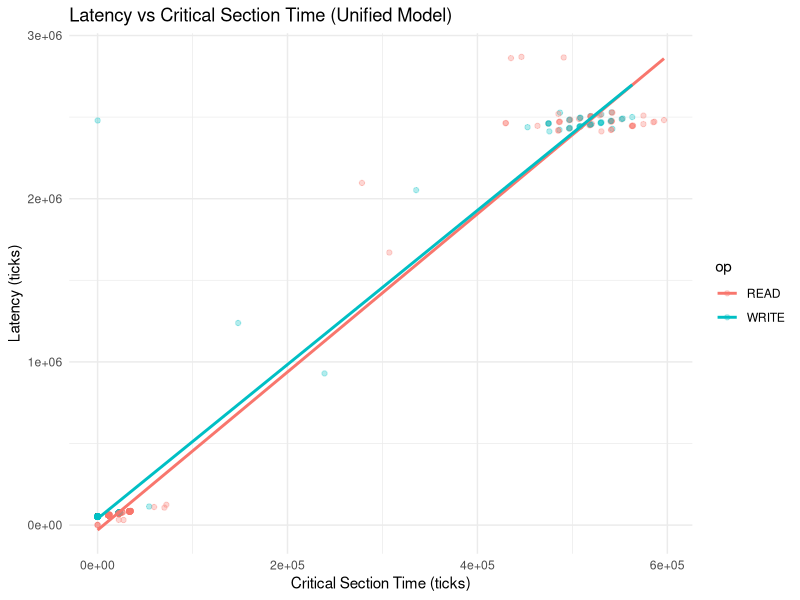
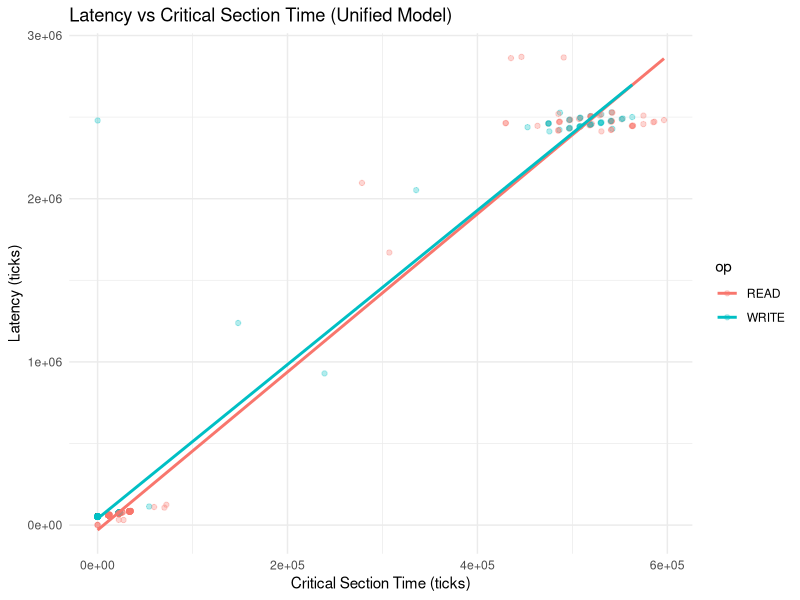

The R script that drew these images, in order:
library(tidyverse)

df <- read_csv("baseline.csv")

# Convert op to factor
df$op <- factor(df$op,
                levels = c(1,2,3,4),
                labels = c("OPEN","READ","WRITE","CLOSE"))

# Filter to real per-op samples
df3 <- df %>% filter(op %in% c("READ","WRITE"))

# Unified regression model
model <- lm(latency_ticks ~ cs_ticks + op + pid, data = df3)
summary(model)

# Optional interaction model
model_interact <- lm(latency_ticks ~ cs_ticks * op + pid, data = df3)
summary(model_interact)

# Export summaries
model_summary <- as.data.frame(summary(model)$coefficients)
model_summary$model <- "Main Model"

model_interact_summary <- as.data.frame(summary(model_interact)$coefficients)
model_interact_summary$model <- "Interaction Model"

all_models <- rbind(model_summary, model_interact_summary)
write.csv(all_models, "filesystem_regression_summaries.csv")

ggplot(df3, aes(x = cs_ticks, y = latency_ticks, color = op)) +
  geom_point(alpha = 0.3) +
  stat_smooth(method = "lm", formula = y ~ x, se = FALSE) +
  labs(
    title = "Latency vs Critical Section Time (Unified Model)",
    x = "Critical Section Time (ticks)",
    y = "Latency (ticks)"
  ) +
  theme_minimal()

ggsave("latency_vs_cs_unified.png", width = 8, height = 6, dpi = 300)
